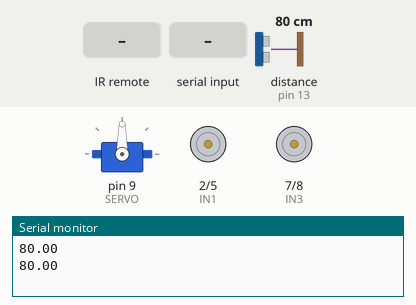
Recording of a sketch running on a simulated Arduino Uno, built with avr-gcc and run on an emulated ATmega328P. Parts: servo, motor-driver pin pairs drawn as motors (green arrow = first pin HIGH = forward, orange = second pin HIGH = backward, longer = more drive, scaled by the enable pin), the last lines printed to the serial monitor. Inputs (shaded band) come from the test bench; at power-on: distance to the obstacle (sensor on pin 13) 80 cm. The echo pulse lasts 58.3 µs per cm.

Above: at 1.2 s.
1.3 s: infrared code 0xFF18E7 received
At 2.25 s:
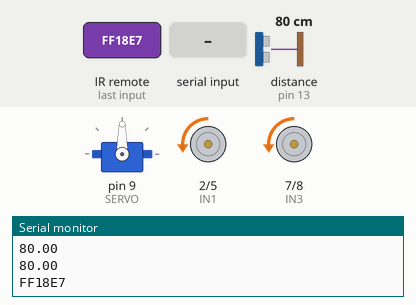
At 4.2 s:
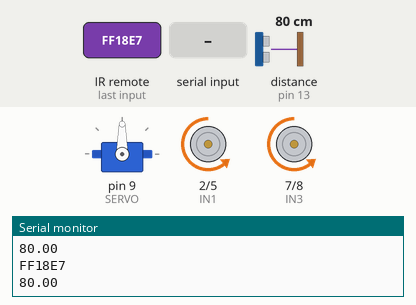
4.8 s: "s" received over Serial
At 8.0 s:
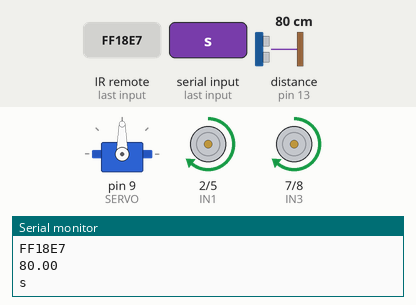
8.3 s: infrared code 0xFF5AA5 received
At 11.5 s:
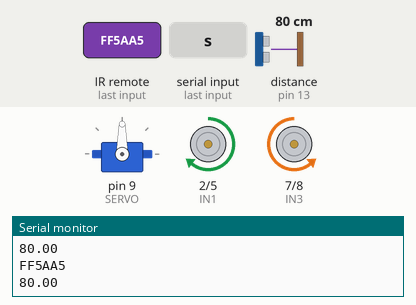
11.8 s: "a" received over Serial
15.3 s: infrared code 0xFFA857 received
18.8 s: "w" received over Serial
Timing chart, 0 to 22.6 s (numbered marks = the images above; inputs shaded):
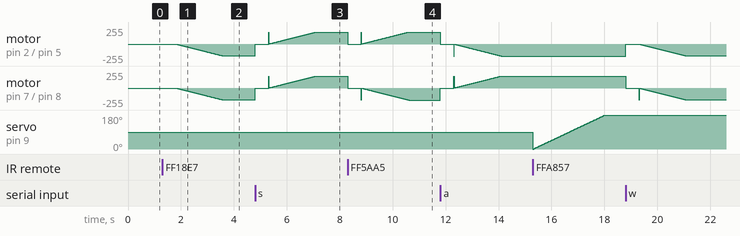

The sketch:

sketch.ino
```cpp
#include <IRremote.h>
#include <Ultrasonic.h>
#include <Servo.h>

//ir
IRrecv irrecv(11); // Указываем пин, к которому подключен приемник
decode_results results;

// ультразвуковой дальномер
// Trig - 12, Echo - 13
Ultrasonic ultrasonic(12, 13);
int count_iter = 0; //параметр для правильного определения дистанции

//сервопривод
const int SERVO=9; //упр сервоприводом
Servo myServo; //делаем инстанс класса Servo, чтоб с ним работать

// мотор
const int EN1 = 3; // упр 1-ым enA правое
const int IN1 = 2; // контролер 1 для левого мотора - (певый)
const int IN2 = 5; // контролер 2 для левого мотора

const int EN2 = 6; // упр 1-ым мотором  enB левое
const int IN3 = 7; // управление вторым мотором
const int IN4 = 8;

int i;
char cur_data_port = 'z'; //данные с usb порта
char last_data_port = 'z';

//--------------------------------
//функции управления мотором
void MotorBrake ()
{
  analogWrite(EN1, 0);
  analogWrite(EN2, 0);
  delay(500);
}

void MotorGo ()
{
  MotorBrake(); //пока так

  digitalWrite (IN2, HIGH);
  digitalWrite (IN1, LOW);
  digitalWrite (IN4, HIGH);
  digitalWrite (IN3, LOW);
  for (i = 0; i < 180; i++)
  {
      analogWrite(EN1, i);
      analogWrite(EN2, i);
      delay(10);
  }
}

void MotorGoesBack ()
{
  MotorBrake();

  digitalWrite (IN2, LOW);
  digitalWrite (IN1, HIGH);
  digitalWrite (IN4, LOW);
  digitalWrite (IN3, HIGH);
  for (i = 0; i <= 180; i++)
  {
      analogWrite(EN1, i);
      analogWrite(EN2, i);
      delay(10);
  }
}

void MotorGoesRight()
{
  MotorBrake();

  // проверить!
  //крутит левое вперед, правое - назад
  digitalWrite (IN2, LOW);
  digitalWrite (IN1, HIGH);

  digitalWrite (IN4, HIGH);
  digitalWrite (IN3, LOW);
  for (i = 0; i <= 180; i++)
  {
    analogWrite(EN1, i);
    analogWrite(EN2, i);
    delay(10);
  }
}

void MotorGoesLeft()
{
  MotorBrake();

  // проверить!
  //крутит левое вперед, правое - назад
  digitalWrite (IN2, HIGH);
  digitalWrite (IN1, LOW);

  digitalWrite (IN4, LOW);
  digitalWrite (IN3, HIGH);
  for (i = 0; i <= 180; i++)
  {
      analogWrite(EN1, i);
      analogWrite(EN2, i);
      delay(10);
  }
}

//---------------------------
//управление сервоприводом
void ServoGoUp()
{
  for (int i=0; i<180; i++)
  {
    myServo.write(i);              // крутит привод, напряжение одно и тоже, но для управлением поворота
    // напряжение подается с разной длиной (1мС - 0 градусов, 1.5мС - 90б 2мС -180)
    delay(15);
  }
}

void ServoGoDown()
{
   for (int i=180; i>0; i--)
  {
    myServo.write(i);              // крутит привод, напряжение одно и тоже, но для управлением поворота
    // напряжение подается с разной длиной (1мС - 0 градусов, 1.5мС - 90б 2мС -180)
    delay(15);
  }
}

//-----------------------------------
//свитч для управления мотором и сервоприводом с данных от COMпорта
void SwitchMotors(char cur_data_port)
{
  switch (cur_data_port) //читаем переменную (по 1 символу) с порта
  {
    case 'w':
    {
      Serial.println(cur_data_port);
      MotorGo();
       break;
    }

    case 's':
    {
      Serial.println(cur_data_port);
      MotorGoesBack();
       break;
    }

    case 'b':
    {
      Serial.println(cur_data_port);
      MotorBrake();
       break;
    }

    case 'd':
    {
      Serial.println(cur_data_port);
      MotorGoesRight();
       break;
    }
    case 'a':
    {
      Serial.println(cur_data_port);
      MotorGoesLeft();
       break;
    }
    //----сервоприводом
    case 'u':
    {
      Serial.println(cur_data_port);
      ServoGoUp();
       break;
    }
     case 'j':
    {
      Serial.println(cur_data_port);
      ServoGoDown();
       break;
    }
  }
}

void SwitchMotorsByIrSignal(int ir_value)
{
switch (ir_value) //читаем переменную (по 1 символу) с порта
  {
    case 0xFF18E7:
    {
      MotorGo();
       break;
    }

    case 0xFF4AB5:
    {
      MotorGoesBack();
       break;
    }

    case 0xFF38C7:
    {
      MotorBrake();
       break;
    }

    case 0xFF5AA5:
    {
      MotorGoesRight();
       break;
    }
    case 0xFF10EF:
    {
      MotorGoesLeft();
       break;
    }
    //для сервопривода
    //первый сервопри
    case 0xFFA857:
    {
      ServoGoUp();
       break;
    }
    case 0xFFE01F:
    {
      ServoGoDown();
       break;
    }
    //второй сервоприв
  }
}

void UltrasonicDataSendPort()
{
  if (millis() % 1000==0 )
  {
    if (count_iter != 5)
    {
      count_iter += 1;
      // будет массив из 5 чисел, чтоб потом взять среднее число, а очень большое значение отбросить
    }
    else
    {
      count_iter = 0;
      float dist_cm = ultrasonic.Ranging(CM);       // get distance
      Serial.println(dist_cm);                      // print the distance
    }
  }
}
//------------------------------------------------------------------//
void setup()
{
  //выхода для мотора
  pinMode (IN4, OUTPUT);
  pinMode (IN3, OUTPUT);
  pinMode (IN2, OUTPUT);
  pinMode (IN1, OUTPUT);
  pinMode (EN2, OUTPUT);
  pinMode (EN1, OUTPUT);

  //usb порт
  Serial.begin(9600); //скорость соединения с com портом

  //ir пульт
  irrecv.enableIRIn(); // Запускаем прием

  //сервопривод
  myServo.attach(SERVO); //нашему инстансу сообщаем, что им управляет 9 порт
}

//---------------------------------------------//
void loop()
{
  UltrasonicDataSendPort();
  //работа с мотором
 if (irrecv.decode(&results)) // Если данные пришли
  {
    Serial.println(results.value, HEX); // Отправляем полученную данную в консоль
    SwitchMotorsByIrSignal(results.value);
    irrecv.resume(); // Принимаем следующую команду
  }

 if (Serial.available() > 0) // если что-то пришло с com порта
 {
    char cur_data_port = Serial.read();
    if (last_data_port != cur_data_port )
    {
      char last_data_port = cur_data_port;
      SwitchMotors(cur_data_port);
    }
  }
}
```

Measured:
- after the input at 1.3 s, motor on pin 2 (IN1) / pin 5 (IN2), motor on pin 7 (IN3) / pin 8 (IN4): moves from stopped to backward 179/255 over 1.8 s, starting after 0.51 s
- after the input at 8.3 s, motor on pin 2 (IN1) / pin 5 (IN2): ramps from stopped to forward 180/255 and jumps back, once every 0.52 s
